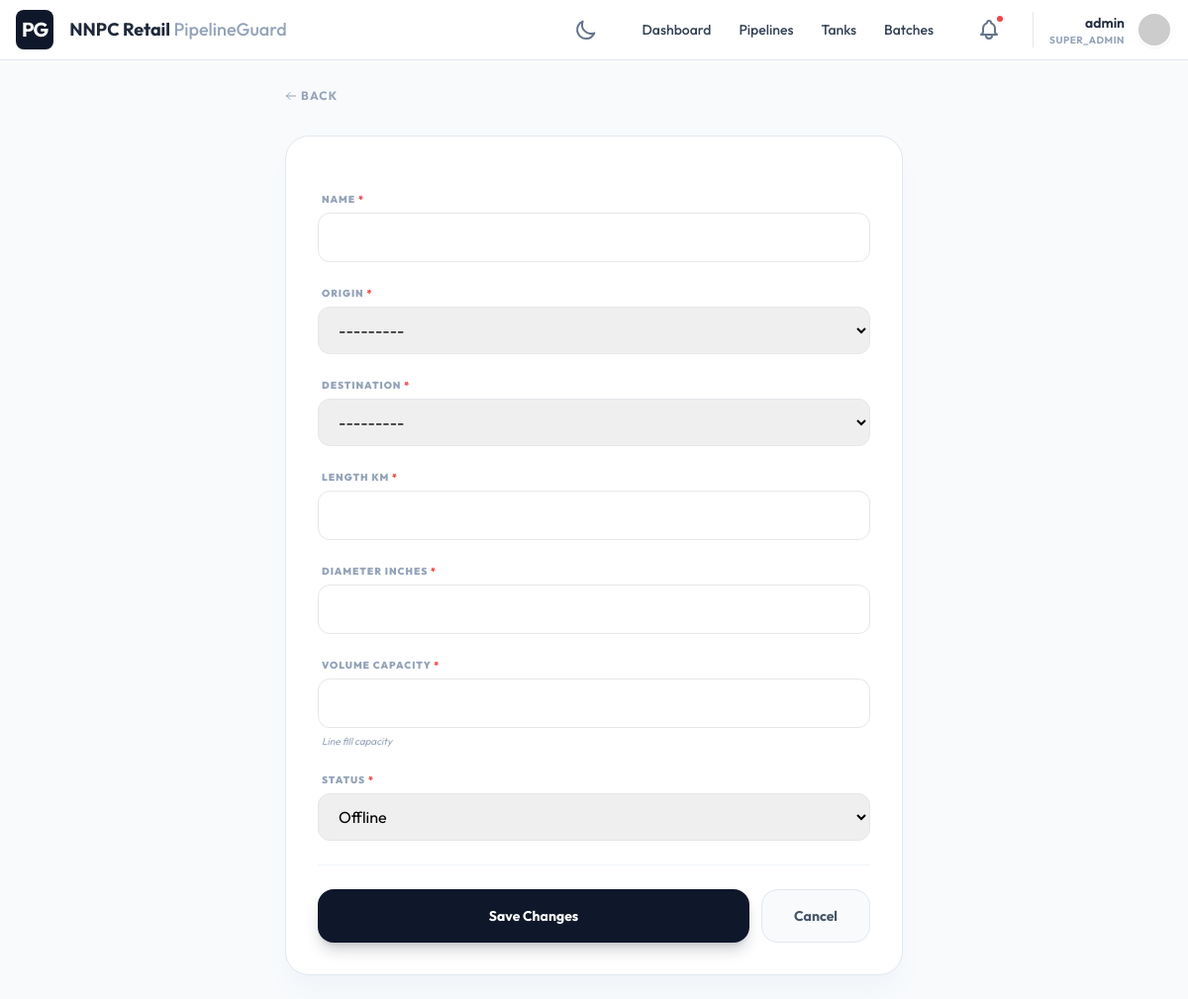
The app's page /assets/segments/add/ (signed in) with its own data.
### core/models.py (models this page shows, shortened)
class Tenant(models.Model):
    name = models.CharField(max_length=255, unique=True)
    domain_name = models.CharField(max_length=255, unique=True, help_text="e.g., omc1.pipelineguard.com")
    api_key = models.CharField(max_length=64, unique=True, default=generate_api_key, editable=False)
    primary_color = models.CharField(max_length=20, default="#0f172a")
    secondary_color = models.CharField(max_length=20, default="#3b82f6")
    logo = models.ImageField(upload_to="tenant_logos/", null=True, blank=True)
    favicon = models.ImageField(upload_to="tenant_favicons/", null=True, blank=True)
    login_background = models.ImageField(upload_to="tenant_backgrounds/", null=True, blank=True)
    created_at = models.DateTimeField(auto_now_add=True)
    updated_at = models.DateTimeField(auto_now=True)

class User(AbstractUser):
    ROLE_CHOICES = (
        ('SUPER_ADMIN', 'Super Admin'),
        ('TENANT_ADMIN', 'Tenant Admin'),
        ('OPERATOR', 'Operator'),
        ('VIEWER', 'Viewer'),
    )
    tenant = models.ForeignKey(Tenant, on_delete=models.CASCADE, null=True, blank=True, related_name='users')
    role = models.CharField(max_length=20, choices=ROLE_CHOICES, default='VIEWER')
    THEME_CHOICES = (
        ('light', 'Light Mode'),
        ('dark', 'Dark Mode'),
    )
    theme_preference = models.CharField(max_length=10, choices=THEME_CHOICES, default='light')

### assets/views.py (the view, shortened to what this page needs)
# urls.py: path('segments/add/', PipelineCreateView.as_view(), name='pipeline_add'),
class PipelineCreateView(LoginRequiredMixin, CreateView):
    model = PipelineSegment
    form_class = PipelineSegmentForm
    template_name = 'assets/pipeline_form.html'
    success_url = reverse_lazy('pipeline_list')
    def get_form_kwargs(self):
        kwargs = super().get_form_kwargs()
        kwargs['tenant'] = self.request.tenant
        return kwargs

### assets/models.py (called while the page is built)
    def __str__(self):
        return self.name

### core/context_processors.py (called while the page is built, shortened)
def tenant_branding(request):
    tenant = getattr(request, 'tenant', None)
    return {
        'tenant_name': tenant.name,
        'primary_color': tenant.primary_color,
        'secondary_color': tenant.secondary_color,
        'tenant_logo': tenant.logo.url if tenant.logo else None,
        'tenant_favicon': tenant.favicon.url if tenant.favicon else None,
        'tenant_background': tenant.login_background.url if tenant.login_background else None,
    }

### templates/assets/pipeline_form.html (shortened to what this page needs)
{% extends 'core/form_base.html' %}

### templates/base.html (shortened to what this page needs)
<!DOCTYPE html>
<html lang="en" class="h-full {% if user.theme_preference == 'dark' %}dark{% endif %}">
<head>
    <script src="https://cdn.tailwindcss.com"></script>
    <link rel="stylesheet" href="https://unpkg.com/leaflet@1.9.4/dist/leaflet.css"/>
</head>
<body class="h-full overflow-hidden flex flex-col bg-slate-50 dark:bg-slate-900 transition-colors duration-300"
      hx-headers='{"X-CSRFToken": "{{ csrf_token }}"}'
      x-data="{
        mobileMenuOpen: false,
        darkMode: {% if user.theme_preference == 'dark' %}true{% else %}false{% endif %},
        init() {
            this.$watch('darkMode', val => {
                document.documentElement.classList.toggle('dark', val);
                fetch('{% url 'toggle_theme' %}', {
                    method: 'POST',
                    headers: { 'X-CSRFToken': '{{ csrf_token }}', 'Content-Type': 'application/x-www-form-urlencoded' },
                    body: 'theme=' + (val ? 'dark' : 'light')
                }).then(res => {
                    if (!res.ok) console.error('Failed to sync theme');
                });
            });
            document.documentElement.classList.toggle('dark', this.darkMode);
        }
      }">
    <nav class="bg-white dark:bg-slate-800 border-b border-slate-200 dark:border-slate-700 px-4 py-2.5 flex items-center justify-between z-50 transition-colors">
        <div class="flex items-center gap-4">
            {% if tenant_logo %}
                <img src="{{ tenant_logo }}" alt="{{ tenant_name }}" class="h-8 w-auto">
            {% else %}
                <div class="bg-primary text-white p-1.5 rounded-lg font-bold text-xl uppercase tracking-tighter">PG</div>
            {% endif %}
            <span class="font-bold text-slate-800 dark:text-white text-lg hidden md:block">{{ tenant_name }} <span class="text-slate-400 font-medium">PipelineGuard</span></span>
        </div>
        <div class="flex items-center gap-6">
            <button @click="darkMode = !darkMode"
                    class="p-2 text-slate-500 hover:bg-slate-100 dark:hover:bg-slate-700 rounded-full transition-all ring-inset focus:outline-none focus:ring-2 focus:ring-primary/20">
                <svg x-show="!darkMode" class="w-6 h-6" fill="none" stroke="currentColor" viewBox="0 0 24 24"><path stroke-linecap="round" stroke-linejoin="round" stroke-width="2" d="M20.354 15.354A9 9 0 018.646 3.646 9.003 9.003 0 0012 21a9.003 9.003 0 008.354-5.646z"></path></svg>
            </button>
            <div class="hidden lg:flex items-center gap-1">
                <a href="{% url 'dashboard' %}" class="px-3 py-2 rounded-md text-sm font-medium text-slate-700 dark:text-slate-300 hover:bg-slate-100 dark:hover:bg-slate-700 ">Dashboard</a>
                <a href="{% url 'pipeline_list' %}" class="px-3 py-2 rounded-md text-sm font-medium text-slate-700 dark:text-slate-300 hover:bg-slate-100 dark:hover:bg-slate-700 ">Pipelines</a>
                <a href="{% url 'tank_list' %}" class="px-3 py-2 rounded-md text-sm font-medium text-slate-700 dark:text-slate-300 hover:bg-slate-100 dark:hover:bg-slate-700 ">Tanks</a>
                <a href="{% url 'batch_list' %}" class="px-3 py-2 rounded-md text-sm font-medium text-slate-700 dark:text-slate-300 hover:bg-slate-100 dark:hover:bg-slate-700 ">Batches</a>
            </div>
            <div class="relative" x-data="{ open: false }">
                <a href="{% url 'notification_list' %}" class="p-2 text-slate-500 hover:bg-slate-100 dark:hover:bg-slate-700 rounded-full relative block">
                    <span class="absolute top-1 right-1 w-2.5 h-2.5 bg-red-500 border-2 border-white dark:border-slate-800 rounded-full"></span>
                </a>
            </div>
            <div class="relative flex items-center gap-3 pl-4 border-l border-slate-200 dark:border-slate-700" x-data="{ open: false }">
                <div class="text-right hidden sm:block">
                    <div class="text-sm font-semibold text-slate-800 dark:text-white">{{ user.username }}</div>
                    <div class="text-[10px] uppercase font-bold text-slate-400 tracking-wider">{{ user.role }}</div>
                </div>
                <button @click="open = !open" class="h-9 w-9 bg-slate-200 rounded-full border-2 border-white dark:border-slate-700 overflow-hidden shadow-sm hover:ring-2 hover:ring-primary/20 transition-all">
                    <img src="https://ui-avatars.com/api/?name={{ user.username }}&background=random" alt="User">
                </button>
            </div>
        </div>
    </nav>
    <main class="flex-1 overflow-auto relative">
        {% block content %}{% endblock %}
    </main>
</body>
</html>

### records on screen
Tenant: name "NNPC Retail"
User: username "admin", role "SUPER_ADMIN"

### other values on screen
{{ field.label }} "NAME" "ORIGIN" "DESTINATION" "LENGTH KM" "DIAMETER INCHES" "VOLUME CAPACITY" "STATUS"
{{ field.help_text }} "Line fill capacity"
